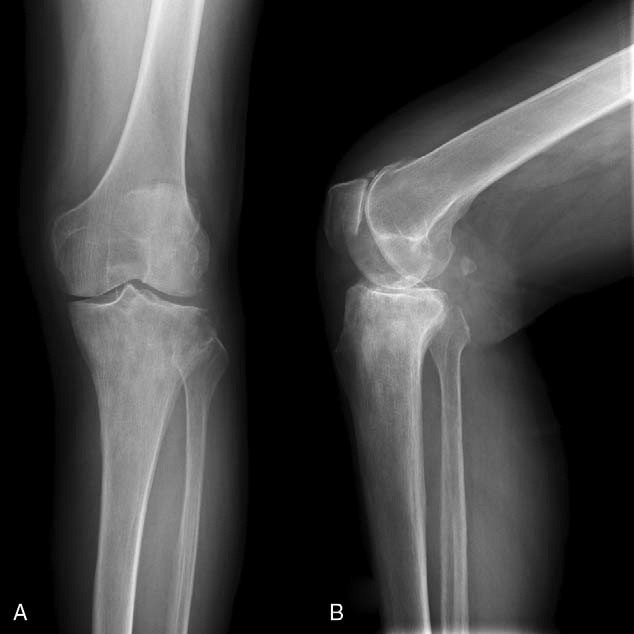
%> input picture knex.jpeg, 634 x 634 px
$ octave PIM2.m   (GNU Octave 9; MATLAB toolbox functions it lacks are replaced by stand-ins)
%> lines starting %> are read from the running program, lines starting %| are printed output that depends on the picture

disp("sec1")
knex=imread('knex.jpeg');
%> knex is the input picture: size 634x634x3 uint8; min 0, max 255, mean 64.6
imshow(knex);
knexD = double( knex )/255;

D = im2double(knex);

figure( 1), subplot(1,2,1), imshow ( knex )
figure( 1), subplot (1,2,2), imshow ( knexD )
%%
disp("sec2")
E = imread("angio.jpg");
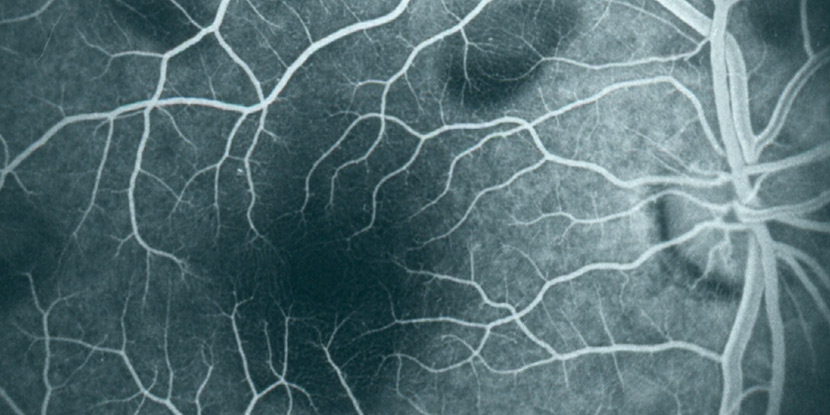
%> input picture angio.jpg, 830 x 415 px
%> E is the input picture: size 415x830x3 uint8; mean R, G, B 84.7, 110.2, 114.9

F = rgb2gray(E);
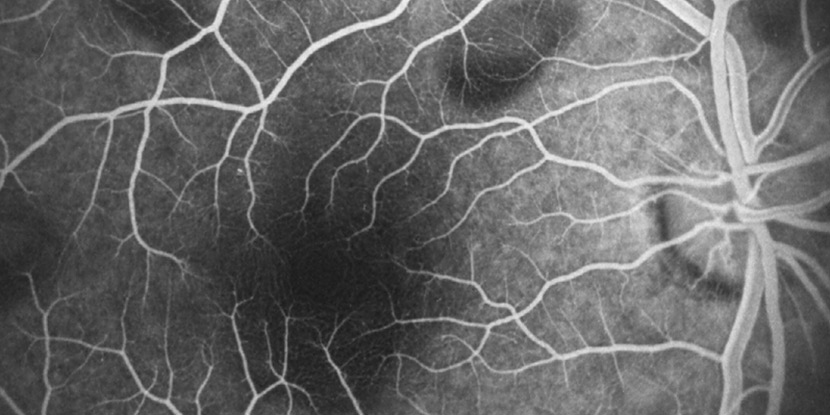
%> F: size 415x830 uint8; min 25, max 244, mean 103.1

figure( 2), subplot(1,2,1), imshow ( E );
figure( 2), subplot (1,2,2), imshow ( F );

imwrite(E,"angio.png")
imwrite(E,"angio.bmp")

%%
disp("sec3")
G=imresize ( imresize (E,1/2),2);
H=imresize ( imresize (E,1/4),4);
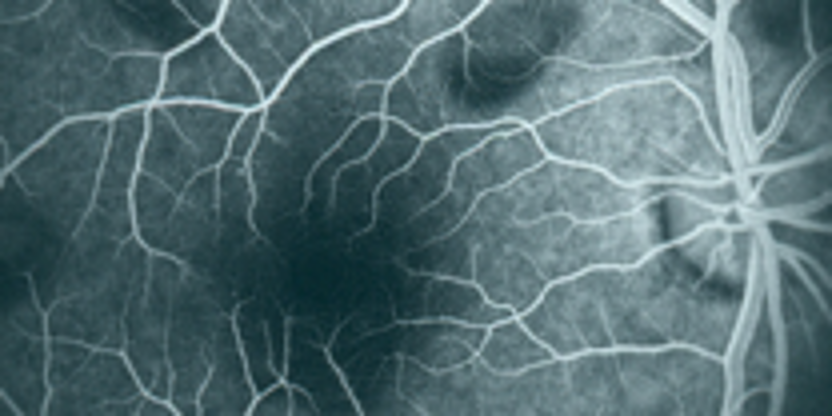
%> H: size 416x832x3 uint8; mean R, G, B 84.7, 110.2, 114.9
I=imresize ( imresize (E,1/8),8);
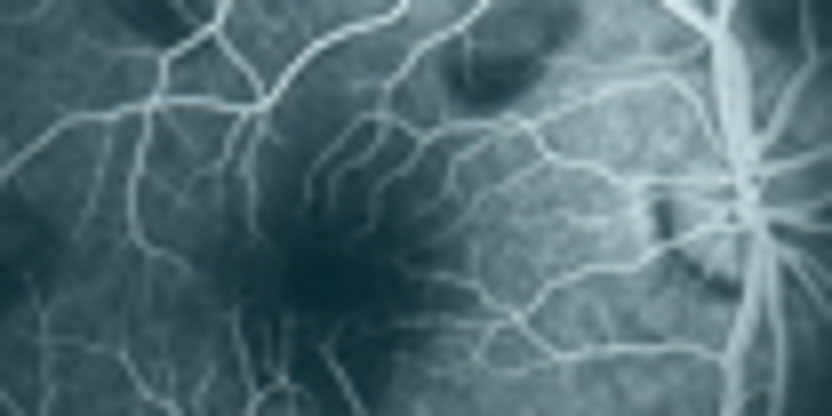
%> I: size 416x832x3 uint8; mean R, G, B 84.7, 110.2, 114.9; mean of the top-left, top-right, bottom-left and bottom-right quarters 92.6, 135.5, 63.4, 121.6
J=imresize ( imresize (E,1/16),16);
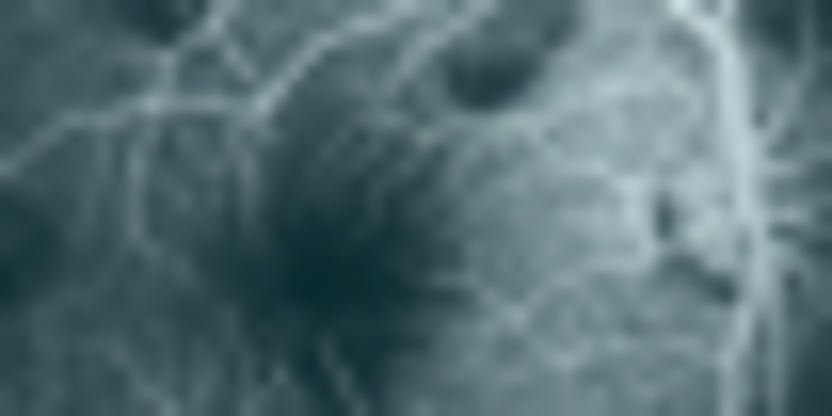
%> J: size 416x832x3 uint8; mean R, G, B 84.7, 110.2, 114.9; mean of the top-left, top-right, bottom-left and bottom-right quarters 92.6, 135.5, 63.4, 121.6
K=imresize ( imresize (E,1/32),32);
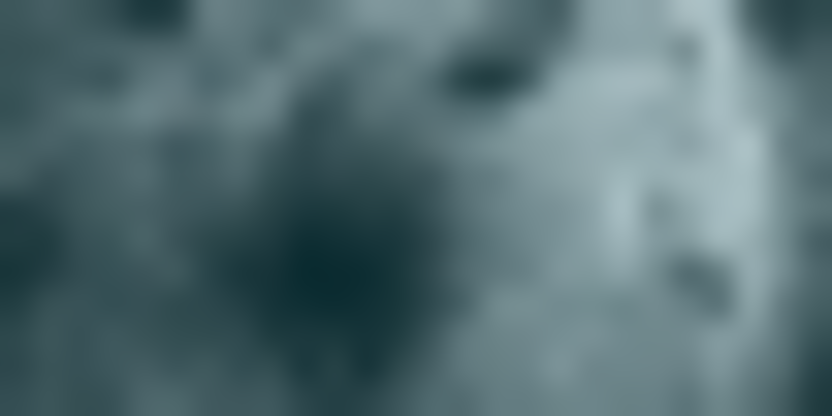
%> K: size 416x832x3 uint8; mean R, G, B 84.7, 110.2, 114.9; mean of the top-left, top-right, bottom-left and bottom-right quarters 92.6, 135.7, 63.4, 121.4

% Create a figure and divide it into a 2x3 grid of subplots
figure(3);
subplot(2,3,1);
imshow(E);
title('Original Image');

% Display each image in its own subplot
subplot(2,3,2), imshow(G);
title('G 1/2');

subplot(2,3,3),imshow(H);
title('H 1/4');

subplot(2,3,4),imshow(I);
title('I 1/8');

subplot(2,3,5),imshow(J);
title('J 1/16');

subplot(2,3,6),imshow(K);
title('K 1/32');
%%
disp("sec4")
%> (the run ends here)
